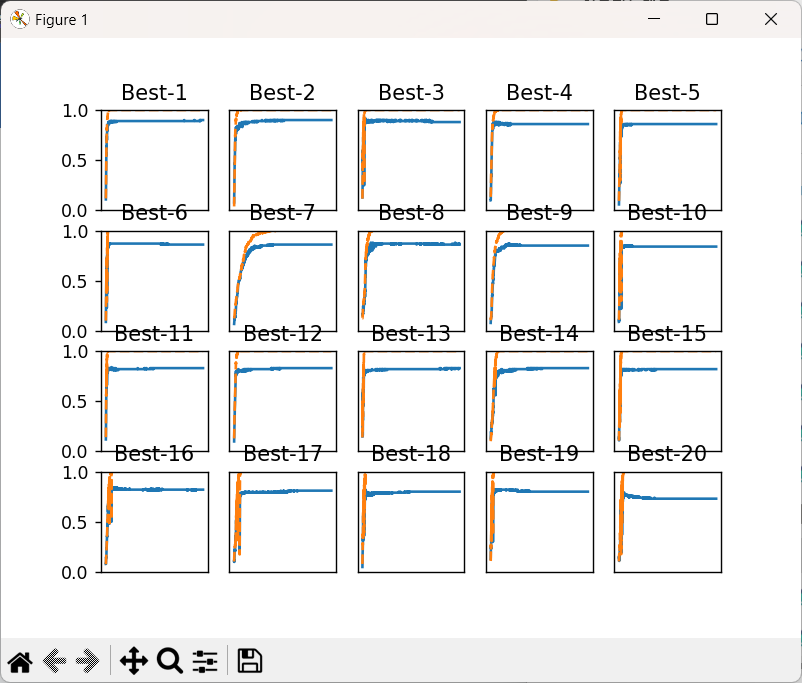

The script that drew this image:
# coding: utf-8
import sys, os
sys.path.append(os.pardir)

import numpy as np
import matplotlib.pyplot as plt
from dataset.mnist import load_mnist
from common.multi_layer_net import MultiLayerNet
from common.util import shuffle_dataset
from common.trainer import Trainer

(x_train, t_train), (x_test, t_test) = load_mnist(normalize=True)

# 결과를 빠르게 얻기 위해 훈련 데이터를 줄임
x_train = x_train[:500]
t_train = t_train[:500]

# 검증 데이터 분리
validation_rate = 0.20
validation_num = int(x_train.shape[0] * validation_rate)
x_train, t_train = shuffle_dataset(x_train, t_train)
x_val = x_train[:validation_num]
t_val = t_train[:validation_num]
x_train = x_train[validation_num:]
t_train = t_train[validation_num:]


def __train(lr, weight_decay, hidden_size, hidden_layer_size, epocs=10000):
    network = MultiLayerNet(input_size=784, hidden_size_list=[hidden_size] * hidden_layer_size,
                            output_size=10, weight_decay_lambda=weight_decay)
    trainer = Trainer(network, x_train, t_train, x_val, t_val,
                      epochs=epocs, mini_batch_size=100,
                      optimizer='sgd', optimizer_param={'lr': lr}, verbose=False)
    trainer.train()

    return trainer.test_acc_list, trainer.train_acc_list


# 하이퍼파라미터의 랜덤 탐색
optimization_trial = 100
results_val = {}
results_train = {}
for _ in range(optimization_trial):
    # 탐색할 하이퍼파라미터 범위 지정
    weight_decay = 10 ** np.random.uniform(-8, -4)
    lr = np.random.uniform(0.001, 0.019)
    hidden_size = np.random.randint(5, 16)
    hidden_layer_size = 3
    # ================================================

    val_acc_list, train_acc_list = __train(lr, weight_decay, hidden_size, hidden_layer_size)
    print("val acc:" + str(val_acc_list[-1]) + " | lr:" + str(lr) + ", weight decay:" + str(weight_decay))
    key = "lr:" + str(lr) + ", weight decay:" + str(weight_decay)
    results_val[key] = val_acc_list
    results_train[key] = train_acc_list

# 그래프 그리기
print("=========== Hyper-Parameter Optimization Result ===========")
graph_draw_num = 20
col_num = 5
row_num = int(np.ceil(graph_draw_num / col_num))
i = 0

for key, val_acc_list in sorted(results_val.items(), key=lambda x:x[1][-1], reverse=True):
    print("Best-" + str(i+1) + "(val acc:" + str(val_acc_list[-1]) + ") | " + key)

    plt.subplot(row_num, col_num, i+1)
    plt.title("Best-" + str(i+1))
    plt.ylim(0.0, 1.0)
    if i % 5: plt.yticks([])
    plt.xticks([])
    x = np.arange(len(val_acc_list))
    plt.plot(x, val_acc_list)
    plt.plot(x, results_train[key], "--")
    i += 1

    if i >= graph_draw_num:
        break

plt.show()
